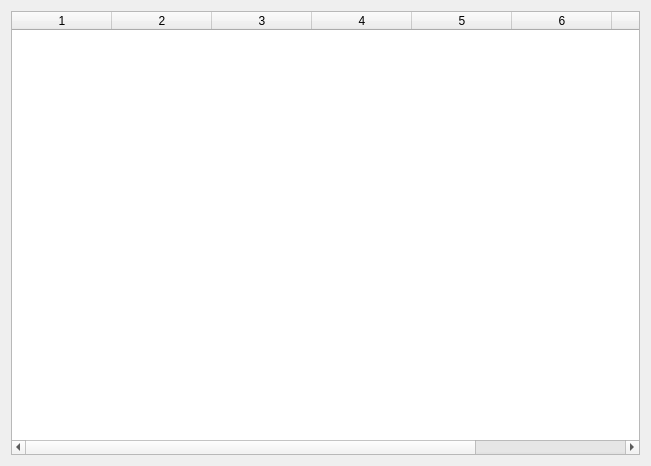
<?xml version="1.0" encoding="UTF-8"?>
<ui version="4.0">
 <class>Widget</class>
 <widget class="QWidget" name="Widget">
  <property name="geometry">
   <rect>
    <x>0</x>
    <y>0</y>
    <width>651</width>
    <height>466</height>
   </rect>
  </property>
  <property name="windowTitle">
   <string>Widget</string>
  </property>
  <layout class="QVBoxLayout" name="verticalLayout">
   <item>
    <widget class="QTableWidget" name="tableWidget">
     <property name="columnCount">
      <number>8</number>
     </property>
     <column/>
     <column/>
     <column/>
     <column/>
     <column/>
     <column/>
     <column/>
     <column/>
    </widget>
   </item>
  </layout>
 </widget>
 <resources/>
 <connections/>
</ui>
